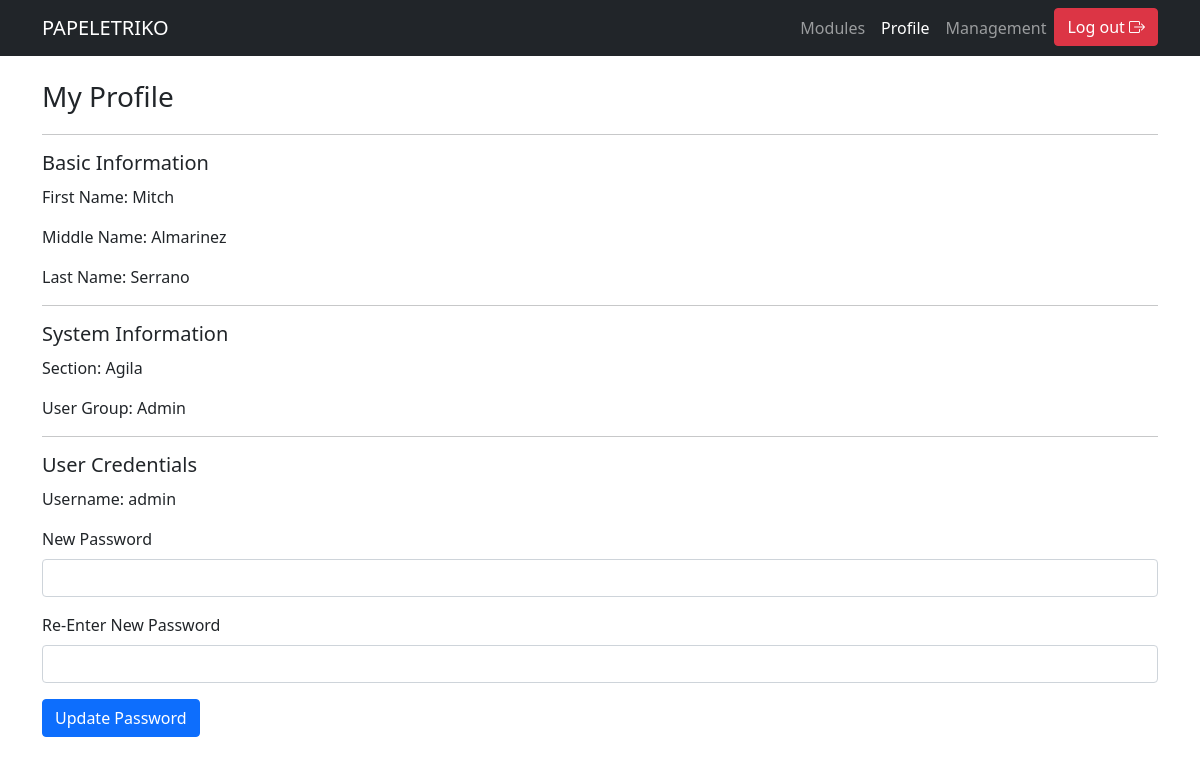
/?page=profile (signed in), run on the app's committed database.
### tables this page shows
CREATE TABLE `ci_user` (
  `ID` int(11) NOT NULL,
  `FIRST_NAME` varchar(255) NOT NULL,
  `MIDDLE_NAME` varchar(255) NOT NULL,
  `LAST_NAME` varchar(255) NOT NULL,
  `SECTION` varchar(255) NOT NULL,
  `USERNAME` varchar(255) NOT NULL,
  `PASSWORD` varchar(255) NOT NULL,
  `USER_GROUP` varchar(255) NOT NULL
);

### src/pages/profile.php (the view, shortened to what this page needs)
<?php
if (isset($_SESSION['ID'])) {
    $userId = $_SESSION['ID'];
    $query = "SELECT `ID`, `FIRST_NAME`, `MIDDLE_NAME`, `LAST_NAME`, `SECTION`, `USERNAME`, `USER_GROUP` FROM `ci_user` WHERE `ID` = :userId";
    $stmt = $dbConn->prepare($query);
    $stmt->bindParam(':userId', $userId, PDO::PARAM_INT);
    $stmt->execute();
    $userInfo = $stmt->fetch(PDO::FETCH_ASSOC);
    if ($userInfo) {
?>
        <div>
            <h3>My Profile</h3>
        </div>
        <hr style="margin-top: 20px;">
        <h5>Basic Information</h5>
        <div style="margin-top: 10px;">
            <p>First Name: <?= $userInfo['FIRST_NAME'] ?></p>
            <p>Middle Name: <?= $userInfo['MIDDLE_NAME'] ?></p>
            <p>Last Name: <?= $userInfo['LAST_NAME'] ?></p>
        </div>
        <hr>
        <h5>System Information</h5>
        <div style="margin-top: 10px;">
            <p>Section: <?= $userInfo['SECTION'] ?></p>
            <p>User Group: <?= $userInfo['USER_GROUP'] ?></p>
        </div>
        <hr>
        <h5>User Credentials</h5>
        <div style="margin-top: 10px;">
            <p>Username: <?= $userInfo['USERNAME'] ?></p>
            <form id="updatePasswordForm" method="post">
                <div class="mb-3">
                    <label for="newPassword" class="form-label">New Password</label>
                    <input type="password" class="form-control" id="newPassword" name="newPassword">
                </div>
                <div class="mb-3">
                    <label for="reEnterNewPassword" class="form-label">Re-Enter New Password</label>
                    <input type="password" class="form-control" id="reEnterNewPassword" name="reEnterNewPassword">
                </div>
                <button type="submit" id="submitBtn" class="btn btn-primary">Update Password</button>
            </form>
        </div>
<?php
    } else {
        echo '<p>User not found.</p>';
    }
} else {
    echo '<p>User ID not provided in the session.</p>';
}
?>

### data on the page
ci_user: FIRST_NAME "Mitch", MIDDLE_NAME "Almarinez", LAST_NAME "Serrano", SECTION "Agila", USER_GROUP "Admin", USERNAME "admin"
